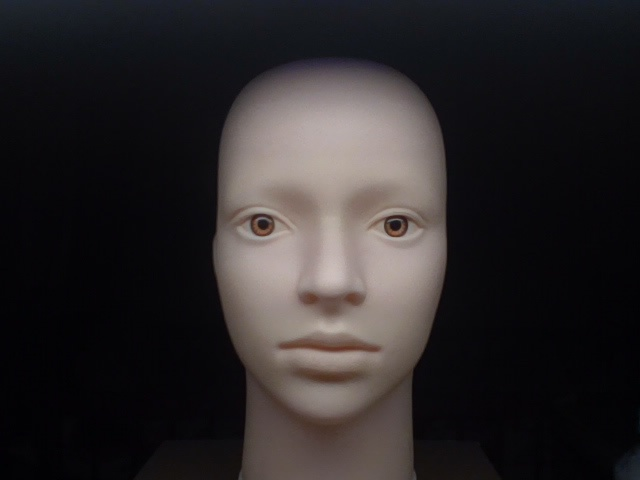
#> input picture makeup/sample.jpg, 640 x 480 px
$ python matching.py
#> lines starting #> are read from the running program, lines starting #| are printed output that depends on the picture
import cv2 as cv

float_img = cv.imread('makeup/sample.jpg', cv.IMREAD_GRAYSCALE)
#> float_img: shape (480, 640); min 0, max 196, mean 40.3
ref_img = cv.imread('makeup/model.jpg', cv.IMREAD_GRAYSCALE)
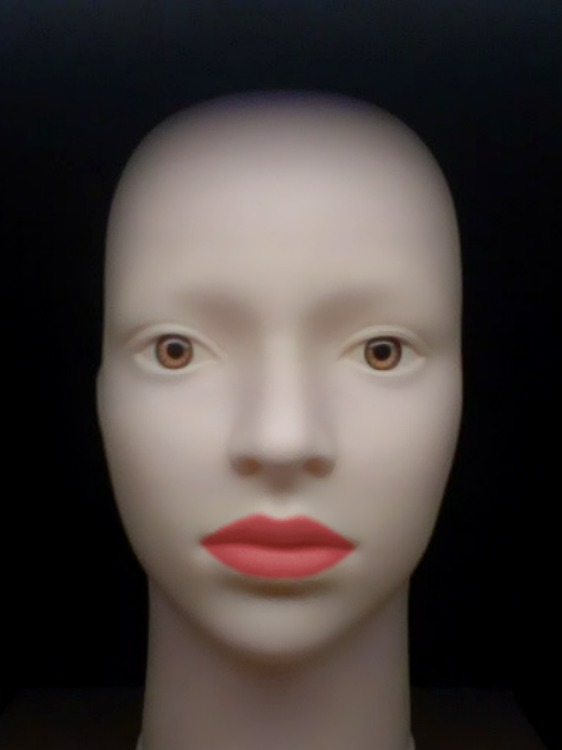
#> input picture makeup/model.jpg, 562 x 750 px
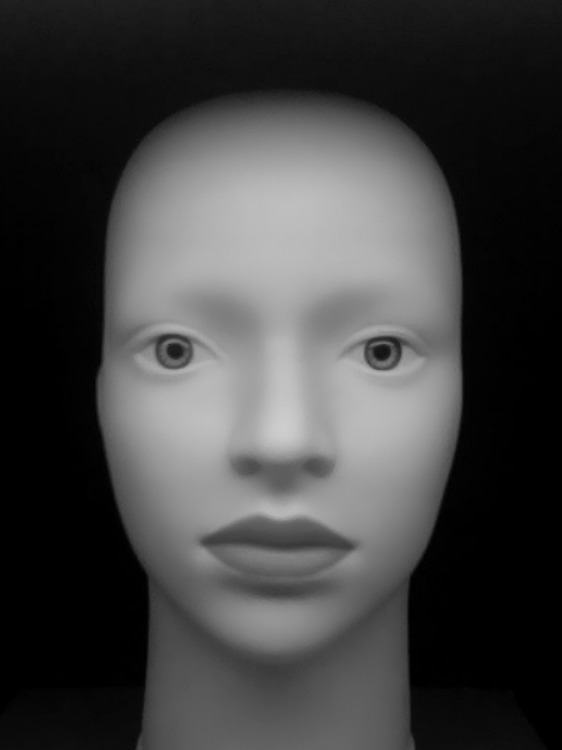
#> ref_img: shape (750, 562); min 0, max 205, mean 65.4

akaze = cv.AKAZE_create()
float_kp, float_des = akaze.detectAndCompute(float_img, None)
#> float_kp = 62 keypoints; strongest (x, y, size): (395, 225, 16.1), (262, 224, 16.1), (394, 225, 11.4), (264, 224, 11.4)
ref_kp, ref_des = akaze.detectAndCompute(ref_img, None)
#> ref_kp = 74 keypoints; strongest (x, y, size): (381, 351, 22.8), (174, 350, 22.8), (377, 350, 16.1), (179, 349, 16.1)

# 特徴のマッチング
bf = cv.BFMatcher()
matches = bf.knnMatch(float_des, ref_des, k=2)
#> matches = 62 matches

# 正しいマッチングのみ保持
good_matches = []
for m, n in matches:
    if m.distance < 0.75 * n.distance:
        good_matches.append([m])
#> this loop made 62 passes
#> after the loop, good_matches = 21 matches

matches_img = cv.drawMatchesKnn(
    float_img,
    float_kp,
    ref_img,
    ref_kp,
    good_matches,
    None,
    flags=cv.DrawMatchesFlags_NOT_DRAW_SINGLE_POINTS)
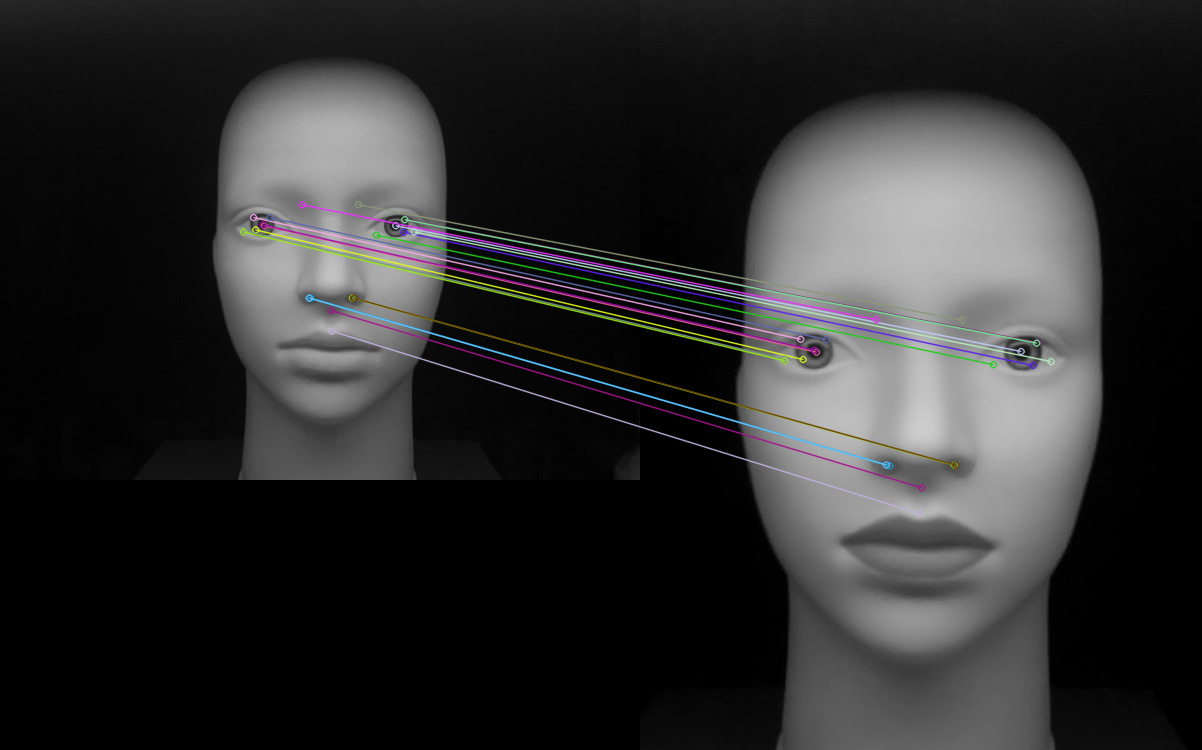
#> matches_img: shape (750, 1202, 3); mean of channels 0, 1, 2 45.8, 45.6, 45.7; drawn as B, G, R
cv.imwrite('makeup/matches.jpg', matches_img)
